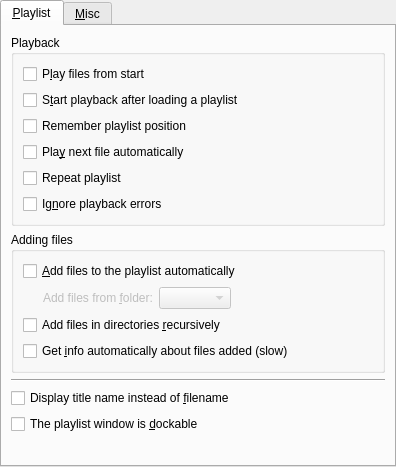
<?xml version="1.0" encoding="UTF-8"?>
<ui version="4.0">
 <class>PrefPlaylist</class>
 <widget class="QWidget" name="PrefPlaylist">
  <property name="geometry">
   <rect>
    <x>0</x>
    <y>0</y>
    <width>396</width>
    <height>467</height>
   </rect>
  </property>
  <layout class="QVBoxLayout">
   <property name="margin">
    <number>0</number>
   </property>
   <item>
    <widget class="QTabWidget" name="playlist_tab">
     <property name="currentIndex">
      <number>0</number>
     </property>
     <widget class="QWidget" name="tab">
      <attribute name="title">
       <string>&amp;Playlist</string>
      </attribute>
      <layout class="QVBoxLayout">
       <item>
        <widget class="QGroupBox" name="groupBox">
         <property name="title">
          <string>Playback</string>
         </property>
         <layout class="QVBoxLayout" name="verticalLayout">
          <item>
           <widget class="QCheckBox" name="play_from_start_check">
            <property name="text">
             <string>P&amp;lay files from start</string>
            </property>
           </widget>
          </item>
          <item>
           <widget class="QCheckBox" name="play_on_load_check">
            <property name="text">
             <string>S&amp;tart playback after loading a playlist</string>
            </property>
           </widget>
          </item>
          <item>
           <widget class="QCheckBox" name="remember_position_check">
            <property name="text">
             <string>Remember playlist position</string>
            </property>
           </widget>
          </item>
          <item>
           <widget class="QCheckBox" name="play_next_automatically_check">
            <property name="text">
             <string>Pla&amp;y next file automatically</string>
            </property>
           </widget>
          </item>
          <item>
           <widget class="QCheckBox" name="repeat_playlist_check">
            <property name="text">
             <string>Repeat playlist</string>
            </property>
           </widget>
          </item>
          <item>
           <widget class="QCheckBox" name="ignore_errors_check">
            <property name="text">
             <string>Ig&amp;nore playback errors</string>
            </property>
           </widget>
          </item>
         </layout>
        </widget>
       </item>
       <item>
        <widget class="QGroupBox" name="groupBox_2">
         <property name="title">
          <string>Adding files</string>
         </property>
         <layout class="QVBoxLayout" name="verticalLayout_2">
          <item>
           <widget class="QCheckBox" name="auto_add_to_playlist_check">
            <property name="text">
             <string>&amp;Add files to the playlist automatically</string>
            </property>
           </widget>
          </item>
          <item>
           <layout class="QHBoxLayout">
            <item>
             <spacer>
              <property name="orientation">
               <enum>Qt::Horizontal</enum>
              </property>
              <property name="sizeType">
               <enum>QSizePolicy::Fixed</enum>
              </property>
              <property name="sizeHint" stdset="0">
               <size>
                <width>20</width>
                <height>20</height>
               </size>
              </property>
             </spacer>
            </item>
            <item>
             <widget class="QLabel" name="media_to_add_label">
              <property name="enabled">
               <bool>false</bool>
              </property>
              <property name="text">
               <string>Add files from &amp;folder:</string>
              </property>
              <property name="buddy">
               <cstring>media_to_add_combo</cstring>
              </property>
             </widget>
            </item>
            <item>
             <widget class="QComboBox" name="media_to_add_combo">
              <property name="enabled">
               <bool>false</bool>
              </property>
             </widget>
            </item>
            <item>
             <spacer name="horizontalSpacer">
              <property name="orientation">
               <enum>Qt::Horizontal</enum>
              </property>
              <property name="sizeHint" stdset="0">
               <size>
                <width>40</width>
                <height>20</height>
               </size>
              </property>
             </spacer>
            </item>
           </layout>
          </item>
          <item>
           <widget class="QCheckBox" name="recursive_check">
            <property name="text">
             <string>Add files in directories &amp;recursively</string>
            </property>
           </widget>
          </item>
          <item>
           <widget class="QCheckBox" name="getinfo_check">
            <property name="text">
             <string>Get &amp;info automatically about files added (slow)</string>
            </property>
           </widget>
          </item>
         </layout>
        </widget>
       </item>
       <item>
        <widget class="Line" name="line">
         <property name="orientation">
          <enum>Qt::Horizontal</enum>
         </property>
        </widget>
       </item>
       <item>
        <widget class="QCheckBox" name="changename_check">
         <property name="text">
          <string>Display title name instead of &amp;filename</string>
         </property>
        </widget>
       </item>
       <item>
        <widget class="QCheckBox" name="dockable_check">
         <property name="text">
          <string>The playlist window is &amp;dockable</string>
         </property>
        </widget>
       </item>
       <item>
        <spacer>
         <property name="orientation">
          <enum>Qt::Vertical</enum>
         </property>
         <property name="sizeHint" stdset="0">
          <size>
           <width>20</width>
           <height>40</height>
          </size>
         </property>
        </spacer>
       </item>
      </layout>
     </widget>
     <widget class="QWidget" name="misc_tab">
      <attribute name="title">
       <string>&amp;Misc</string>
      </attribute>
      <layout class="QVBoxLayout" name="verticalLayout_3">
       <item>
        <widget class="QCheckBox" name="autosort_check">
         <property name="text">
          <string>A&amp;uto sort</string>
         </property>
        </widget>
       </item>
       <item>
        <widget class="QCheckBox" name="case_sensitive_search_check">
         <property name="text">
          <string>Cas&amp;e sensitive search</string>
         </property>
        </widget>
       </item>
       <item>
        <widget class="QCheckBox" name="autosave_on_exit_check">
         <property name="text">
          <string>&amp;Save a copy of the playlist on exit</string>
         </property>
        </widget>
       </item>
       <item>
        <widget class="QCheckBox" name="allow_delete_files_check">
         <property name="text">
          <string>Enable the option to delete files from &amp;disk</string>
         </property>
        </widget>
       </item>
       <item>
        <spacer name="verticalSpacer">
         <property name="orientation">
          <enum>Qt::Vertical</enum>
         </property>
         <property name="sizeHint" stdset="0">
          <size>
           <width>20</width>
           <height>301</height>
          </size>
         </property>
        </spacer>
       </item>
      </layout>
     </widget>
    </widget>
   </item>
  </layout>
 </widget>
 <tabstops>
  <tabstop>playlist_tab</tabstop>
  <tabstop>play_from_start_check</tabstop>
  <tabstop>play_on_load_check</tabstop>
  <tabstop>play_next_automatically_check</tabstop>
  <tabstop>repeat_playlist_check</tabstop>
  <tabstop>ignore_errors_check</tabstop>
  <tabstop>auto_add_to_playlist_check</tabstop>
  <tabstop>media_to_add_combo</tabstop>
  <tabstop>recursive_check</tabstop>
  <tabstop>getinfo_check</tabstop>
  <tabstop>changename_check</tabstop>
  <tabstop>dockable_check</tabstop>
  <tabstop>autosort_check</tabstop>
  <tabstop>case_sensitive_search_check</tabstop>
  <tabstop>autosave_on_exit_check</tabstop>
  <tabstop>allow_delete_files_check</tabstop>
 </tabstops>
 <resources/>
 <connections>
  <connection>
   <sender>auto_add_to_playlist_check</sender>
   <signal>toggled(bool)</signal>
   <receiver>media_to_add_combo</receiver>
   <slot>setEnabled(bool)</slot>
   <hints>
    <hint type="sourcelabel">
     <x>188</x>
     <y>50</y>
    </hint>
    <hint type="destinationlabel">
     <x>285</x>
     <y>82</y>
    </hint>
   </hints>
  </connection>
  <connection>
   <sender>auto_add_to_playlist_check</sender>
   <signal>toggled(bool)</signal>
   <receiver>media_to_add_label</receiver>
   <slot>setEnabled(bool)</slot>
   <hints>
    <hint type="sourcelabel">
     <x>188</x>
     <y>50</y>
    </hint>
    <hint type="destinationlabel">
     <x>118</x>
     <y>82</y>
    </hint>
   </hints>
  </connection>
 </connections>
</ui>
